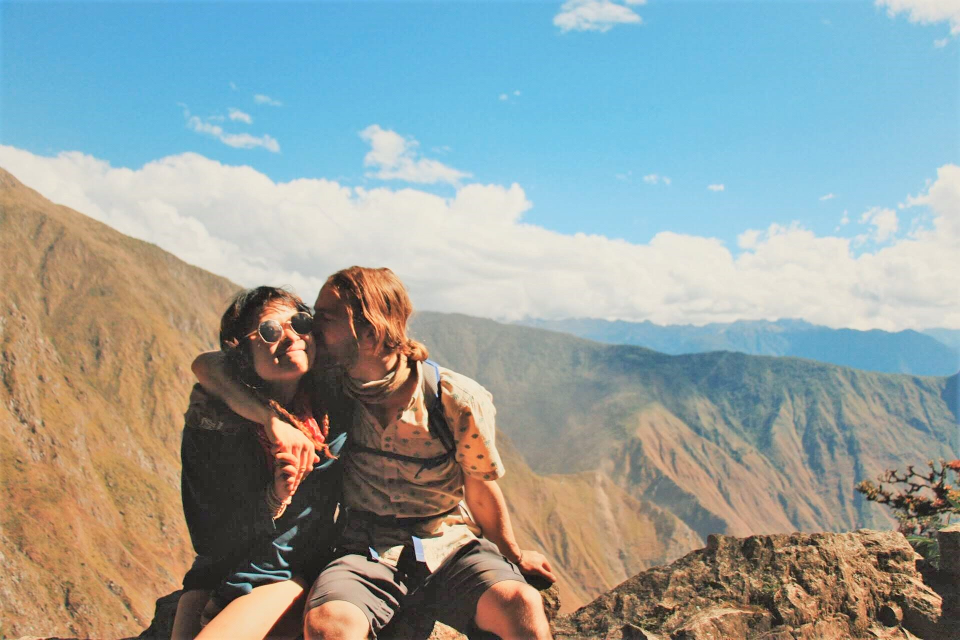
#> input picture input5.jpg, 1920 x 1280 px (shown at 1/2 size)
$ python add_border.py
#> lines starting #> are read from the running program, lines starting #| are printed output that depends on the picture
from PIL import Image, ImageOps

img_path = 'input5.jpg'
img = Image.open(img_path)
#> img is the input picture: PIL image 1920x1280 RGB; mean R, G, B 149.2, 159.8, 157.5
img = ImageOps.expand(img, border=100, fill=(255, 185, 87))
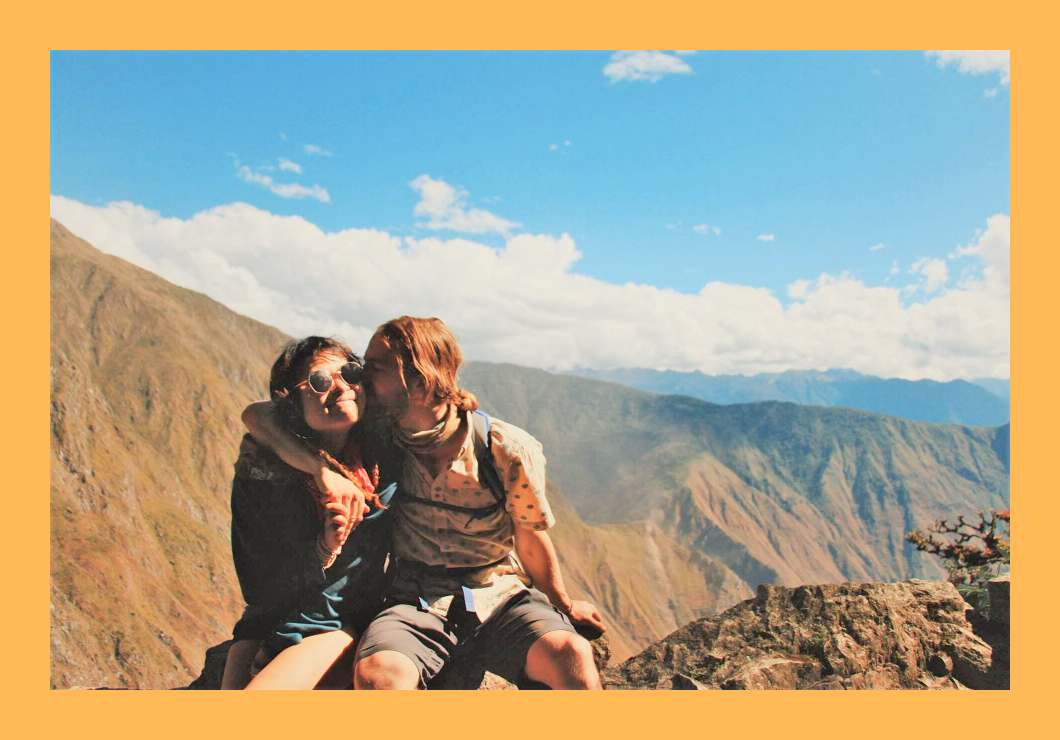
#> img: PIL image 2120x1480 RGB (shown at 1/2 size); mean R, G, B 172.2, 165.2, 142.2
width, height = img.size
#> width = 2120; height = 1480
print(width, height)
#| 2120 1480
left = 320
top_cut = 50
img = img.crop(box=(left, top_cut, left + (height - top_cut)//(1.8), height))
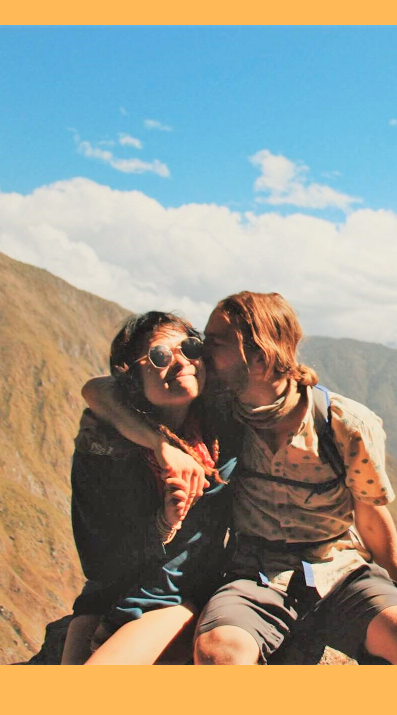
#> img: PIL image 794x1430 RGB (shown at 1/2 size); mean R, G, B 153.1, 150.8, 137.8
img.save("input_border_crop.jpg")
img.show()

$ run again, with input2.jpg copied over input5.jpg
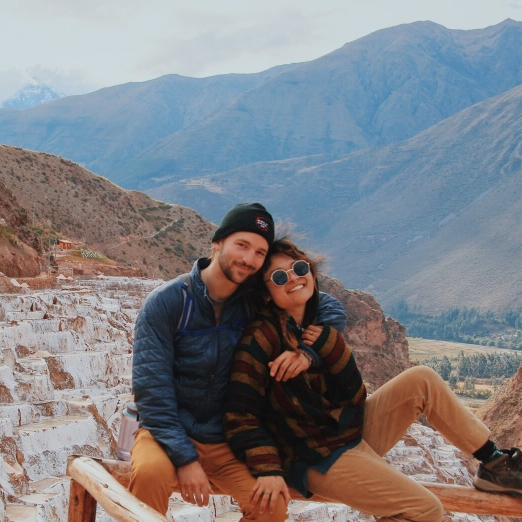
#> input picture input2.jpg, 1043 x 1043 px (shown at 1/2 size)
#> img is the input picture: PIL image 1043x1043 RGB; mean R, G, B 128.2, 128.3, 133.1
#> `img = ImageOps.expand(img, border=100, fill=(255, 185, 87))`:
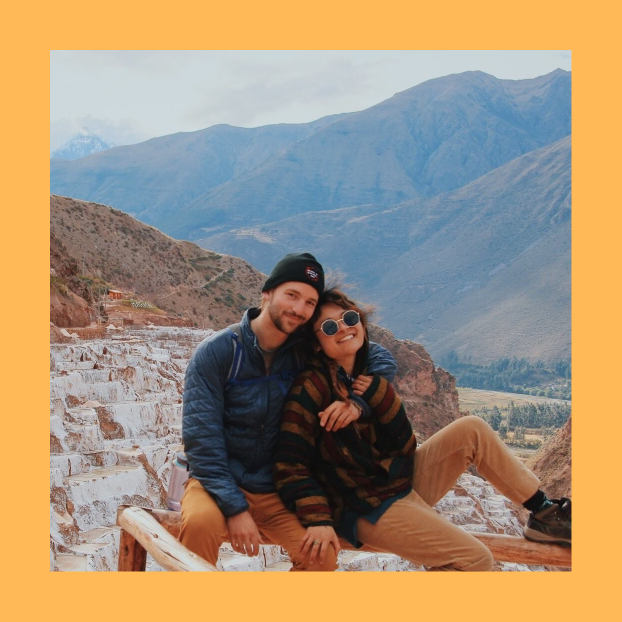
#> img: PIL image 1243x1243 RGB (shown at 1/2 size); mean R, G, B 165.7, 145.1, 119.5
#| 1243 1243
#> `img = img.crop(box=(left, top_cut, left + (height - top_cut)//(1.8), h..`:
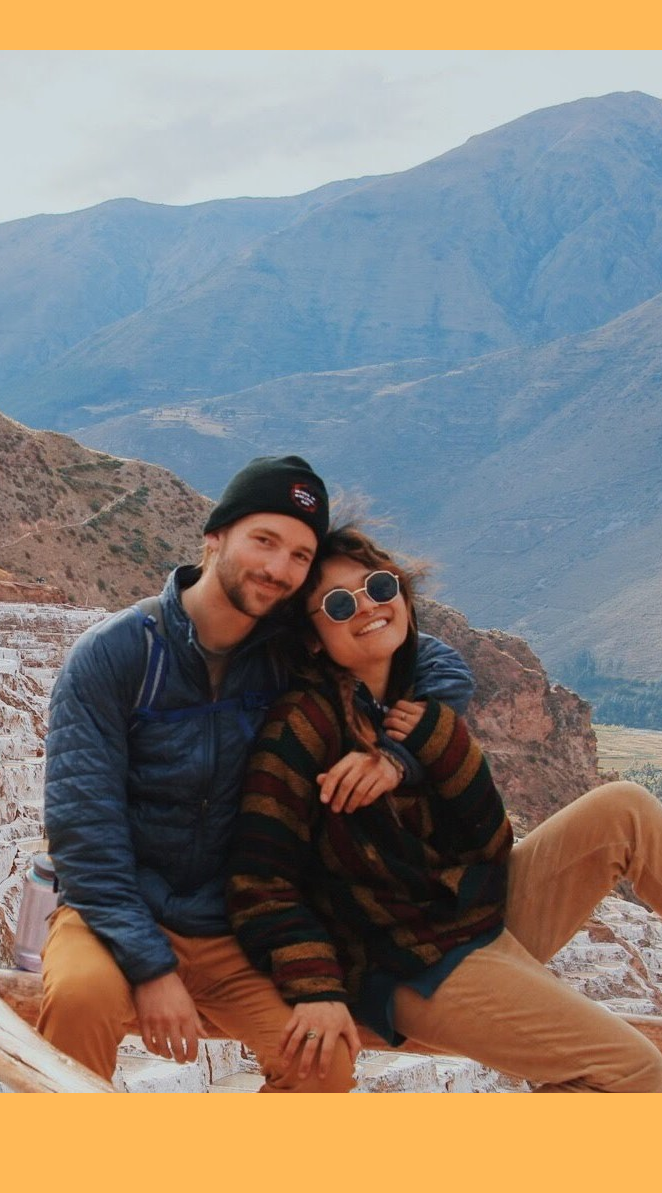
#> img: PIL image 662x1193 RGB; mean R, G, B 134.2, 126, 118.8

$ run again, with input4.jpg copied over input5.jpg
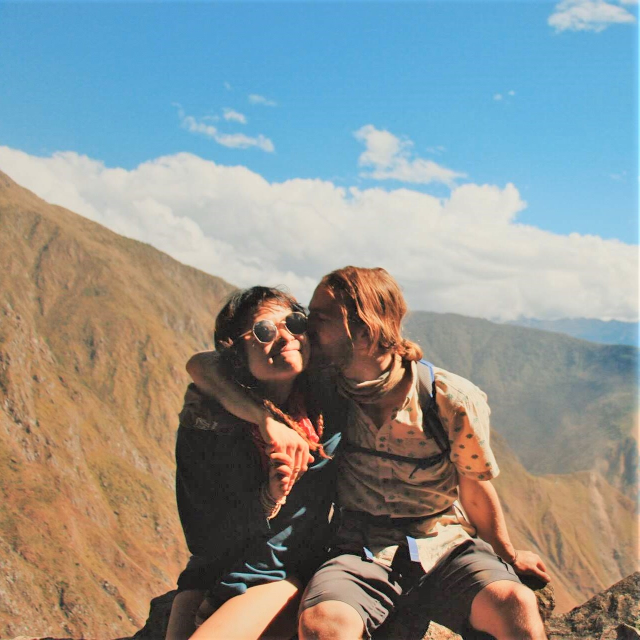
#> input picture input4.jpg, 1280 x 1280 px (shown at 1/2 size)
#> img is the input picture: PIL image 1280x1280 RGB; mean R, G, B 141, 146.3, 144.1
#> `img = ImageOps.expand(img, border=100, fill=(255, 185, 87))`:
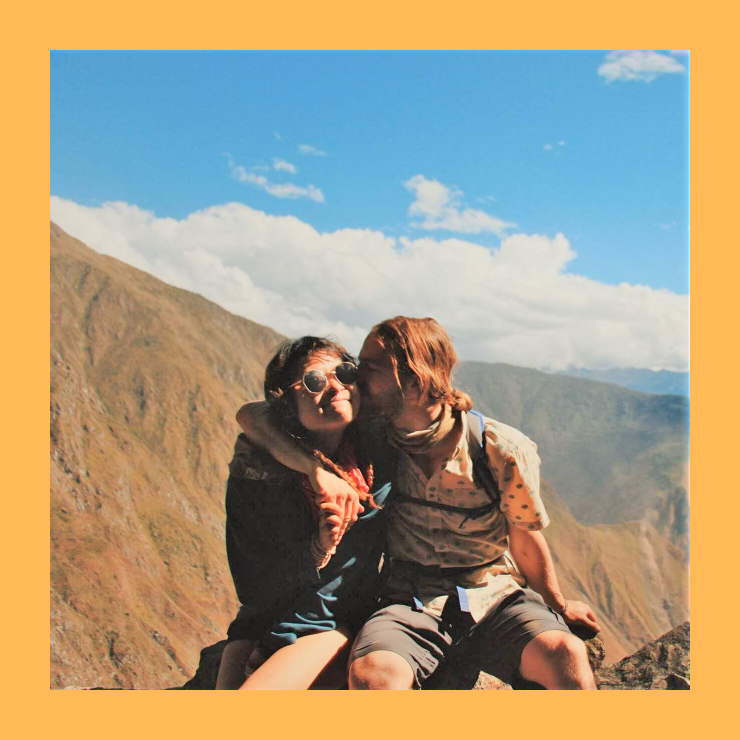
#> img: PIL image 1480x1480 RGB (shown at 1/2 size); mean R, G, B 169.7, 156.1, 129.7
#| 1480 1480
#> `img = img.crop(box=(left, top_cut, left + (height - top_cut)//(1.8), h..`:
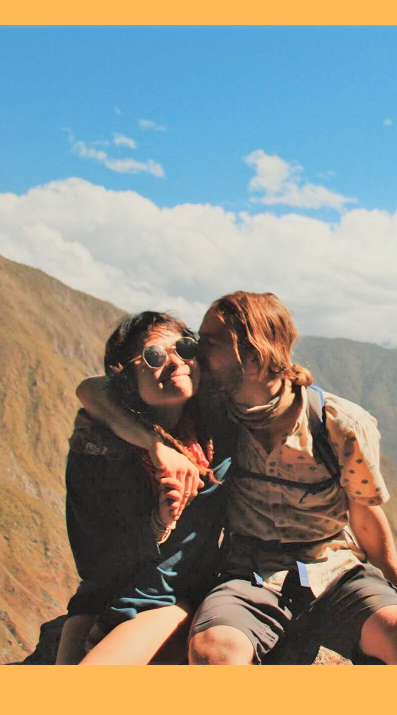
#> img: PIL image 794x1430 RGB (shown at 1/2 size); mean R, G, B 145.8, 143.6, 133.3

$ run again, with input6.jpg copied over input5.jpg
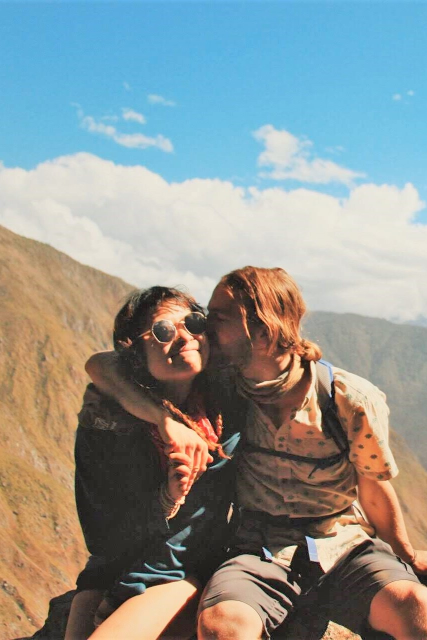
#> input picture input6.jpg, 854 x 1280 px (shown at 1/2 size)
#> img is the input picture: PIL image 854x1280 RGB; mean R, G, B 142.8, 148.7, 145.6
#> `img = ImageOps.expand(img, border=100, fill=(255, 185, 87))`:
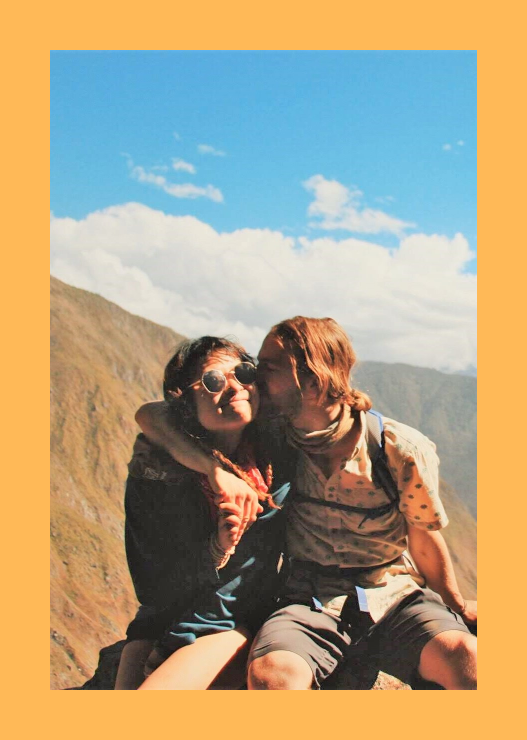
#> img: PIL image 1054x1480 RGB (shown at 1/2 size); mean R, G, B 176.4, 159.6, 128.1
#| 1054 1480
#> `img = img.crop(box=(left, top_cut, left + (height - top_cut)//(1.8), h..`:
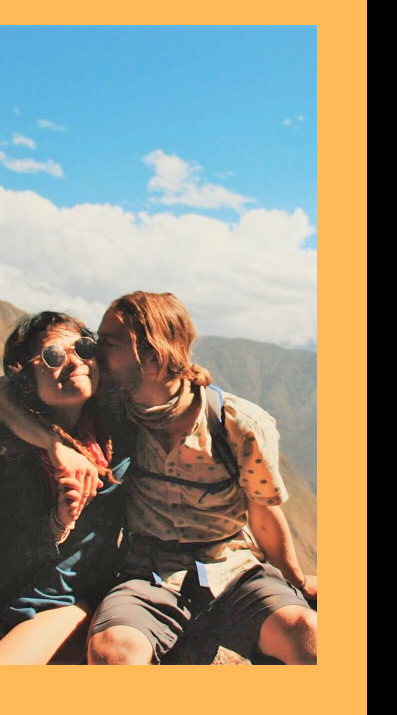
#> img: PIL image 794x1430 RGB (shown at 1/2 size); mean R, G, B 152.5, 143.9, 123.7
